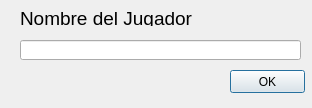
<?xml version="1.0" encoding="UTF-8"?>
<ui version="4.0">
 <class>Dialog</class>
 <widget class="QDialog" name="Dialog">
  <property name="geometry">
   <rect>
    <x>0</x>
    <y>0</y>
    <width>312</width>
    <height>108</height>
   </rect>
  </property>
  <property name="windowTitle">
   <string>Dialog</string>
  </property>
  <widget class="QLineEdit" name="lineEdit">
   <property name="geometry">
    <rect>
     <x>20</x>
     <y>40</y>
     <width>281</width>
     <height>20</height>
    </rect>
   </property>
  </widget>
  <widget class="QLabel" name="label">
   <property name="geometry">
    <rect>
     <x>20</x>
     <y>10</y>
     <width>191</width>
     <height>16</height>
    </rect>
   </property>
   <property name="font">
    <font>
     <pointsize>14</pointsize>
    </font>
   </property>
   <property name="text">
    <string>Nombre del Jugador</string>
   </property>
  </widget>
  <widget class="QPushButton" name="okButton">
   <property name="geometry">
    <rect>
     <x>230</x>
     <y>70</y>
     <width>75</width>
     <height>23</height>
    </rect>
   </property>
   <property name="text">
    <string>OK</string>
   </property>
  </widget>
 </widget>
 <resources/>
 <connections>
  <connection>
   <sender>okButton</sender>
   <signal>clicked()</signal>
   <receiver>Dialog</receiver>
   <slot>accept()</slot>
   <hints>
    <hint type="sourcelabel">
     <x>351</x>
     <y>38</y>
    </hint>
    <hint type="destinationlabel">
     <x>233</x>
     <y>29</y>
    </hint>
   </hints>
  </connection>
 </connections>
</ui>
